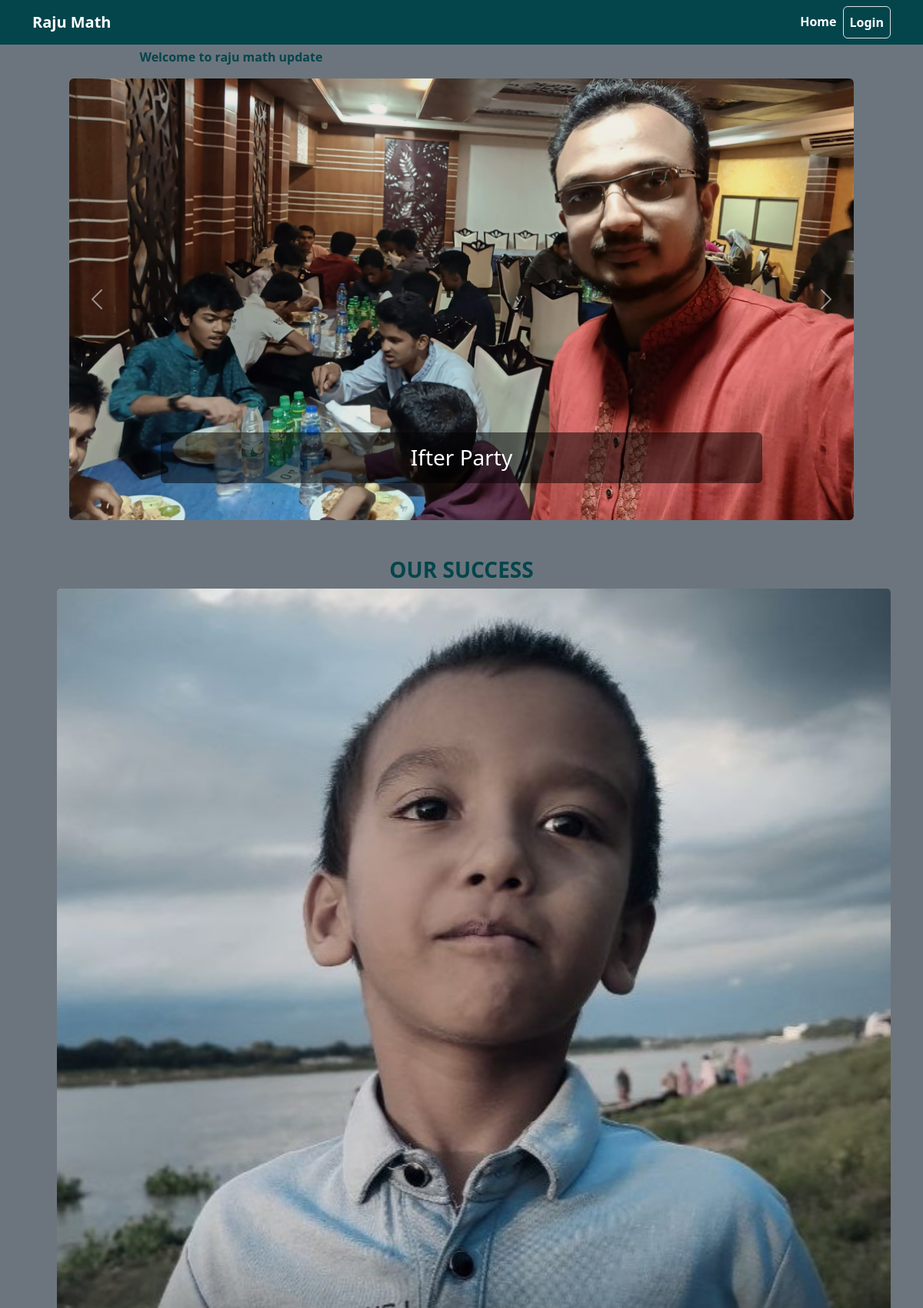
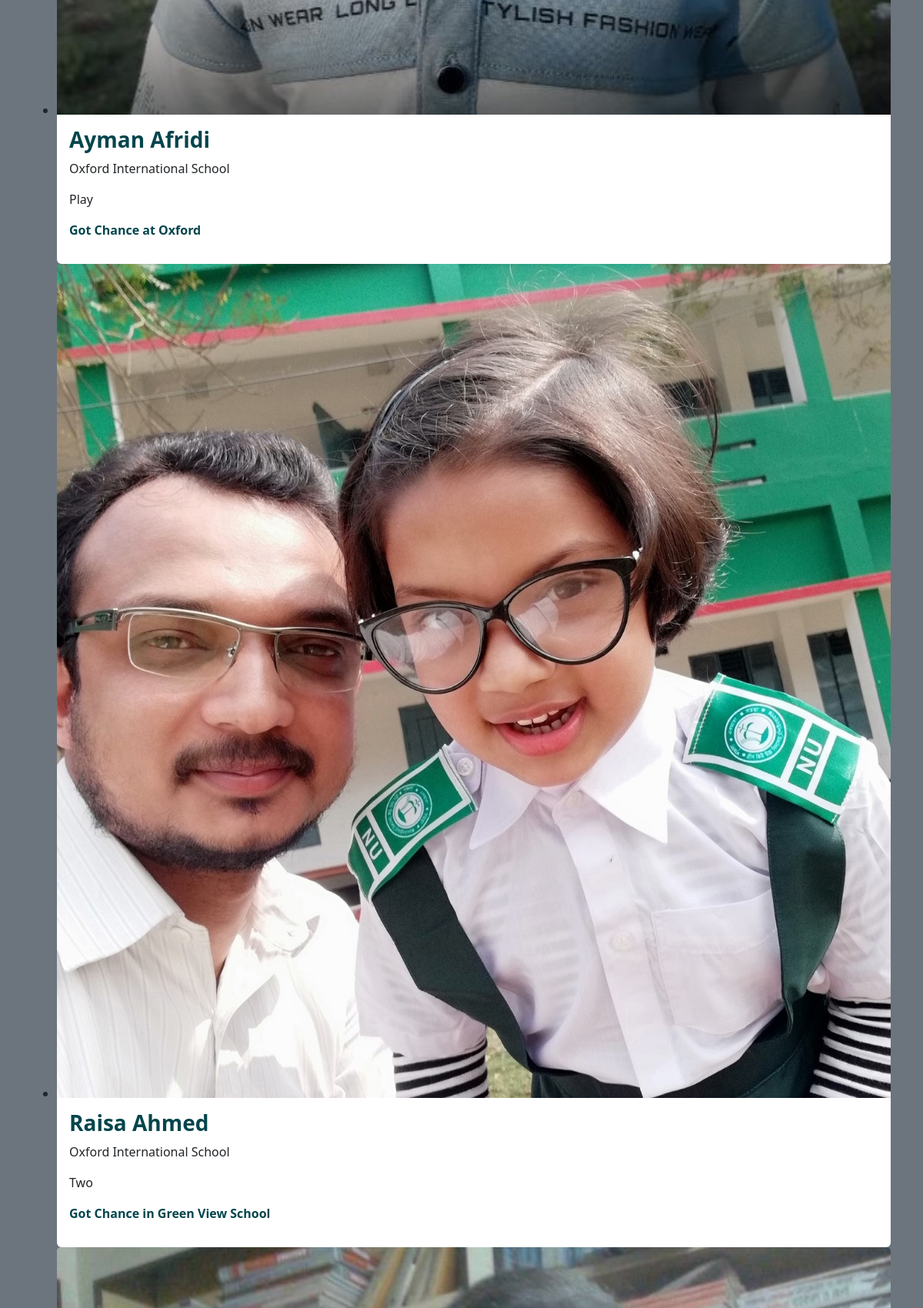
The page / (upper part) on the database its author committed (2 pictures, top to bottom).
### core/models.py (models this page shows, shortened)
class NoticeBoard(models.Model):
    notice = models.TextField(blank=True, null=True)
    last_update = models.DateTimeField(auto_now=True)

class Banner(models.Model):
    image = models.ImageField(upload_to='banners')
    title = models.CharField(max_length=255)

class SuccessStudent(models.Model):
    name = models.CharField(max_length=255)
    image = models.ImageField(upload_to='success_students', blank=True, null=True)
    school = models.CharField(max_length=255)
    current_class = models.CharField(max_length=50)
    success = models.CharField(max_length=255)

### core/views.py (the view)
# urls.py: path('', views.home, name='home'),
def home(request):
    banners = Banner.objects.all()
    successStudents = SuccessStudent.objects.all()
    notice = NoticeBoard.objects.latest('last_update')  # Assuming you want to show the latest notice
    form = NoticeBoardForm(instance=notice)
    context = {
        'banners': banners,
        'successStudents': successStudents,
        'notice': notice,
        'form': form
    }
    return render(request, 'core/home.html', context)

### core/templates/core/home.html (shortened to what this page needs)
{% extends "base.html" %}
{% block content %}
<div class='d-flex w-75 m-auto pb-3 notice-board'>
    <marquee class='mt-1 my-text'>{{ notice.notice }}</marquee>
</div>
<section>
    <div id="carouselExampleCaptions" class="carousel slide carousel-fade" data-bs-ride="carousel">
        <div class="carousel-inner">
            {% for banner in banners %}
            <div class="px-5  carousel-item {% if forloop.first %}active{% endif %}">
                <img  src="{{ banner.image.url }}" class="d-block w-100 rounded"  alt="{{ banner.title }}">
                <div class="carousel-caption d-none d-md-block">
                    <h3 class="tbg p-3 rounded">{{ banner.title }}</h3>
                </div>
            </div>
            {% endfor %}
        </div>
        <button class="carousel-control-prev" type="button" data-bs-target="#carouselExampleCaptions" data-bs-slide="prev">
            <span class="carousel-control-prev-icon" aria-hidden="true"></span>
        </button>
        <button class="carousel-control-next" type="button" data-bs-target="#carouselExampleCaptions" data-bs-slide="next">
            <span class="carousel-control-next-icon" aria-hidden="true"></span>
        </button>
    </div>
</section>
 <h3 class="mt-5 my-text text-center">OUR SUCCESS</h3>
<div class="swiffy-slider slider-item-show3 slider-nav-round slider-nav-page ">
    <ul class="slider-container">
        {% for student in successStudents %}
        <li>
            <div class="card border-0">
                <div class="ratio ratio-1x1">
                    <img src="{{ student.image.url }}" class="card-img-top" loading="lazy" alt="...">
                </div>
                <div class="card-body p-3">
                    <div class="">
                        <h3 class="my-text">{{student.name}}</h3>
                        <p class="">{{student.school}}</p>
                        <p class="">{{student.current_class}}</p>
                        <p class="my-text">{{student.success}}</p>
                    </div>
                </div>
            </div>
        </li>
        {% endfor %}
    </ul>
</div>
{% endblock content %}

### templates/base.html (shortened to what this page needs)
<!doctype html>
{% load static %}
<html lang="en">
  <head>
    <link href="https://cdn.jsdelivr.net/npm/swiffy-slider@1.6.0/dist/css/swiffy-slider.min.css" rel="stylesheet">
    <link href="https://cdn.jsdelivr.net/npm/bootstrap@5.3.3/dist/css/bootstrap.min.css" rel="stylesheet">
    <link rel="stylesheet" href="https://cdnjs.cloudflare.com/ajax/libs/font-awesome/6.5.2/css/all.min.css" />
    <link rel="stylesheet" href="{% static 'css/main.css' %}">
  </head>
  <body class="bg-secondary">
    <div>
      {% include "navbar.html" %}
    </div>
    <div class='container'>
      {% block content %}{% endblock content %}
    </div>
  </body>
</html>

### templates/navbar.html (shortened to what this page needs)
<nav class="navbar navbar-expand-lg brand-color">
  <div class="container">
    <a class="navbar-brand text-white fw-bold" href="{% url "home" %}">Raju Math</a>
    <div class="collapse navbar-collapse" id="navbarSupportedContent">
      <ul class="navbar-nav ms-auto mb-2 mb-lg-0">
        <li class="nav-item">
          <a class="nav-link" href="{% url "home" %}">Home</a>
        </li>
        {% if request.user.is_authenticated %}
        <li class="nav-item dropdown">
          <a class="nav-link border rounded dropdown-toggle" href="#" role="button" data-bs-toggle="dropdown" aria-expanded="false">
            {{ request.user.first_name }} {{ request.user.last_name }}
          </a>
          <ul class="dropdown-menu bg-banner">
            <li><a class="dropdown-item" href="{% url "profile" %}">Profile</a></li>
            <li><hr class="dropdown-divider"></li>
            <li><a class="dropdown-item" href="{% url "logout" %}">Logout</a></li>
          </ul>
        </li>
        {% else %}
        <li class="nav-item">
          <a class="nav-link border rounded" href="{% url 'login' %}">Login</a>
        </li>
        {% endif %}
      </ul>
    </div>
  </div>
</nav>

### static/css/main.css (style rules this page uses)
.brand-color { background-color: rgb(4, 69, 76); }
.my-text { color: rgb(4, 69, 76); font-weight: bold; }
.nav-item a { color: white; font-weight: bold; transition: .3s; }
.tbg { background-color: rgba(0, 0, 0, 0.506); }

### rows shown on the page
NoticeBoard: notice "Welcome to raju math update"
Banner: image (picture), title "Ifter Party"
SuccessStudent: image (picture), name "Ayman Afridi", school "Oxford International School", current_class "Play", success "Got Chance at Oxford"
SuccessStudent: image (picture), name "Raisa Ahmed", school "Oxford International School", current_class "Two", success "Got Chance in Green View School"
SuccessStudent: image (picture)
